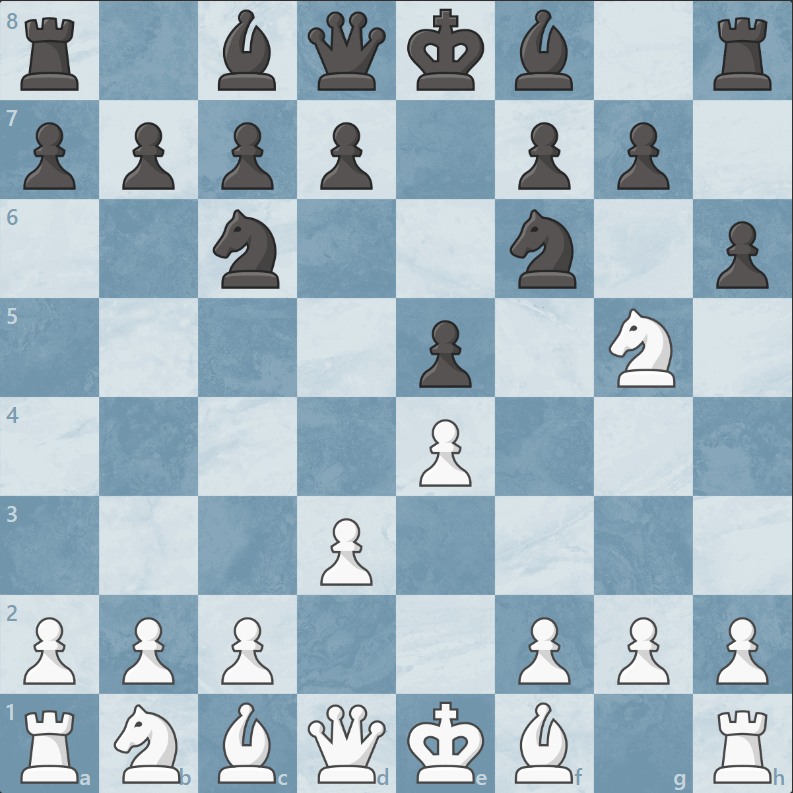
#> input picture chess1.png, 793 x 793 px, found by its file name
$ python cam.py
#> lines starting #> are read from the running program, lines starting #| are printed output that depends on the picture; after the words box and inside, x2 and y2 are one past the last pixel; in counts of white or black regions, pixels touching at a corner belong together
###############################################################################
# This program will compare two images and highlight the differences between
# the two images. This program will be used to compare the current frame to
# the previous frame to determine if there is a change in the frame. If there
# is a change in the frame, the program will then determine if the change is
# due to a piece being moved or if the change is due to a piece being removed
# from the board.
###############################################################################

import cv2
import numpy as np

###############################################################################


def frame_comparison():
    image_path1 = (
        "C:\\Users\\azn_g\\Desktop\School\\Final Project\\King Gizzard\\chess1.png"
    )
    # image_path2 = "C:\\Users\\azn_g\\Desktop\School\\Final Project\\King Gizzard\\chess1.png"
    image_path2 = (
        "C:\\Users\\azn_g\\Desktop\School\\Final Project\\King Gizzard\\chess2.png"
    )
    image1 = cv2.imread(image_path1)
#> image1 is the input picture: shape (793, 793, 3); mean B, G, R 193.2, 182, 162.2
    image2 = cv2.imread(image_path2)
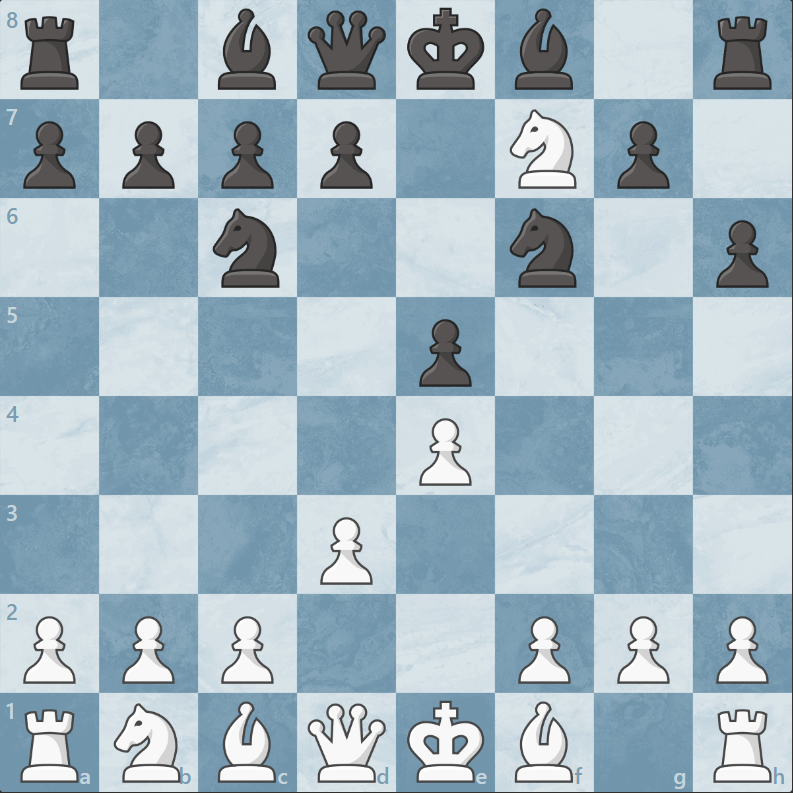
#> input picture chess2.png, 793 x 793 px, found by its file name
#> image2 is the input picture: shape (793, 793, 3); mean B, G, R 193.5, 182.2, 162.1

    if image1 is None:
        print("Error opening file 1")
        exit()

    if image2 is None:
        print("Error opening file 2")
        exit()

    grey_1 = cv2.cvtColor(image1, cv2.COLOR_BGR2GRAY)
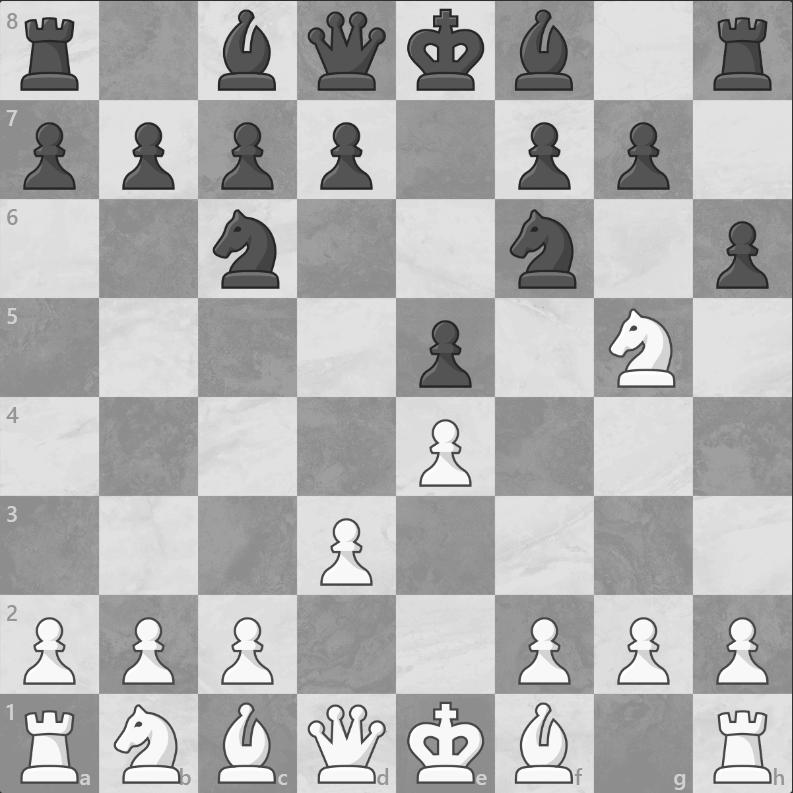
#> grey_1: shape (793, 793); min 31, max 255, mean 177.4
    grey_1_resized = cv2.resize(grey_1, (600, 600))

    grey_2 = cv2.cvtColor(image2, cv2.COLOR_BGR2GRAY)
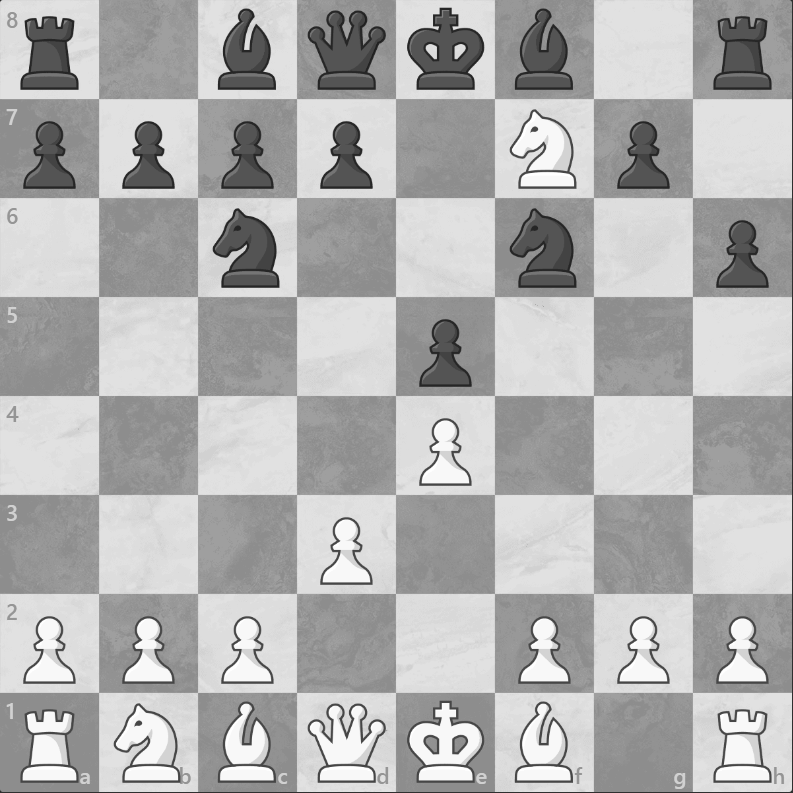
#> grey_2: shape (793, 793); min 31, max 255, mean 177.5
    grey_2_resized = cv2.resize(grey_2, (600, 600))
    diff = cv2.absdiff(grey_1_resized, grey_2_resized)
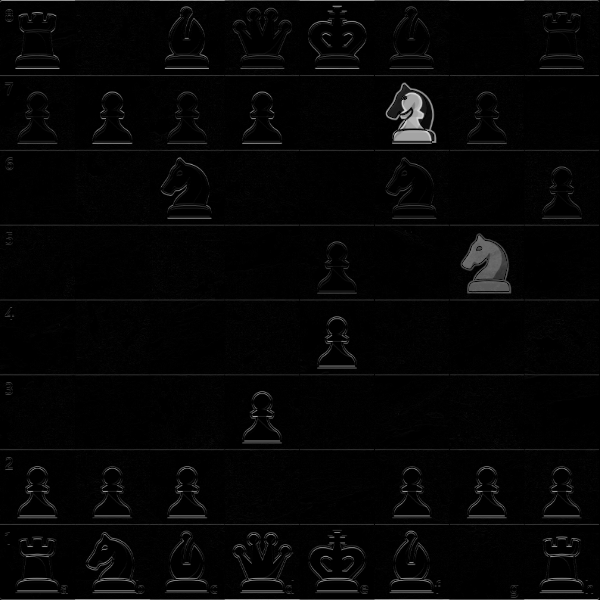
#> diff: shape (600, 600); min 0, max 212, mean 5.2

    _, threshold = cv2.threshold(diff, 30, 255, cv2.THRESH_BINARY)
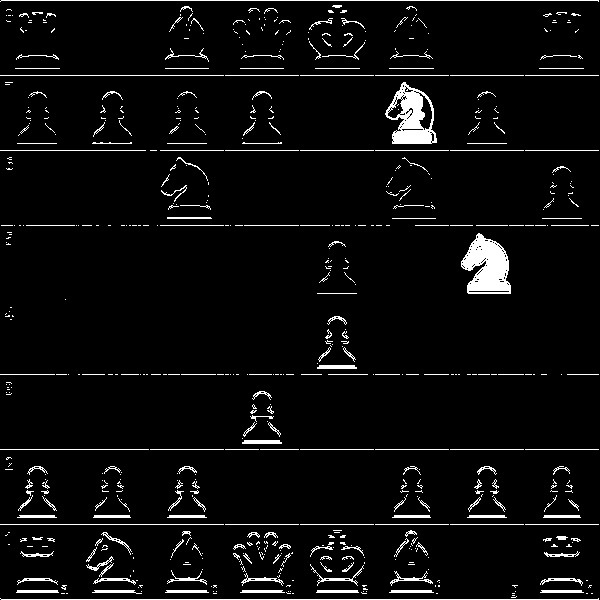
#> threshold: shape (600, 600); 4.8% white; 619 white regions (430 under 20 px)
    # Find contours of the changed regions
    contours, _ = cv2.findContours(
        threshold, cv2.RETR_EXTERNAL, cv2.CHAIN_APPROX_SIMPLE
    )
#> contours = 617 contours, 546 with area under 20; largest, box (x1, y1, x2, y2) and area: (385, 82, 437, 144) 2088, (461, 233, 511, 294) 1996, (242, 440, 282, 444) 110, (317, 365, 357, 369) 110, (310, 564, 364, 586) 96

    # Get the bounding boxes of the changed regions
    bounding_boxes = [cv2.boundingRect(cnt) for cnt in contours]
#> bounding_boxes = 617 items, first 6: (0, 598, 599, 2), (511, 596, 6, 2), (512, 595, 3, 1), (591, 593, 2, 1), (586, 593, 2, 1), (512, 593, 3, 1)

    # Draw rectangles around the changed regions on the images
    for x, y, w, h in bounding_boxes:
        cv2.rectangle(diff, (x, y), (x + w, y + h), (255, 255, 255), 2)
#> this loop made 617 passes
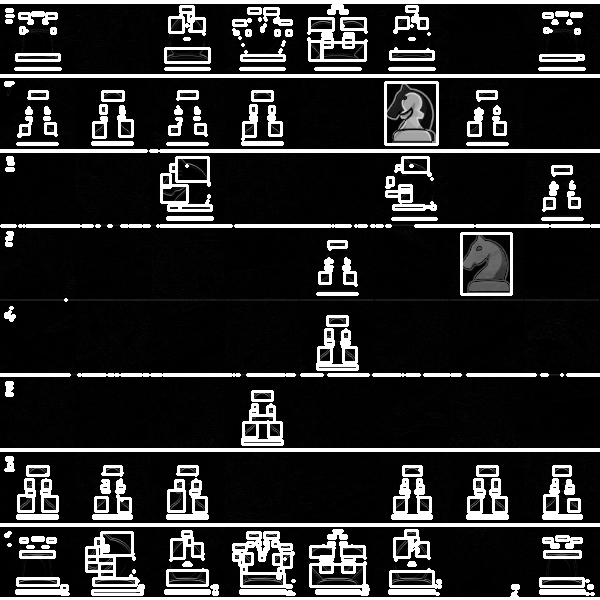
#> diff: shape (600, 600); 14.96% of pixels changed, all inside (x1, y1, x2, y2) = (0, 0, 600, 600)

    # Display the images with the changed regions highlighted
    cv2.imshow("Image 1", grey_1_resized)
    cv2.imshow("Image 2", grey_2_resized)
    cv2.imshow("Difference", diff)

    cv2.waitKey(0)
    cv2.destroyAllWindows()

    # [8 lines of commented-out code are left out]

    return


###############################################################################
# Testing
###############################################################################

if __name__ == "__main__":
    frame_comparison()
